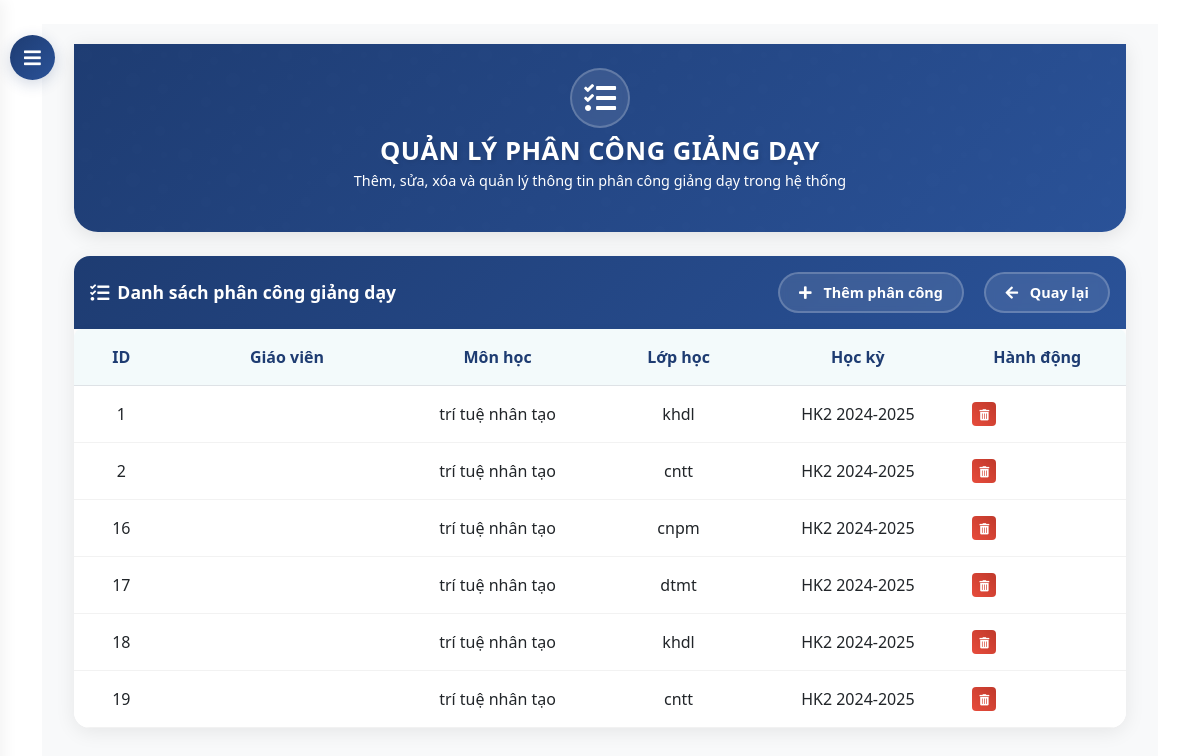
Page /dashboard/assignments/ (signed in) on the earlier database version.
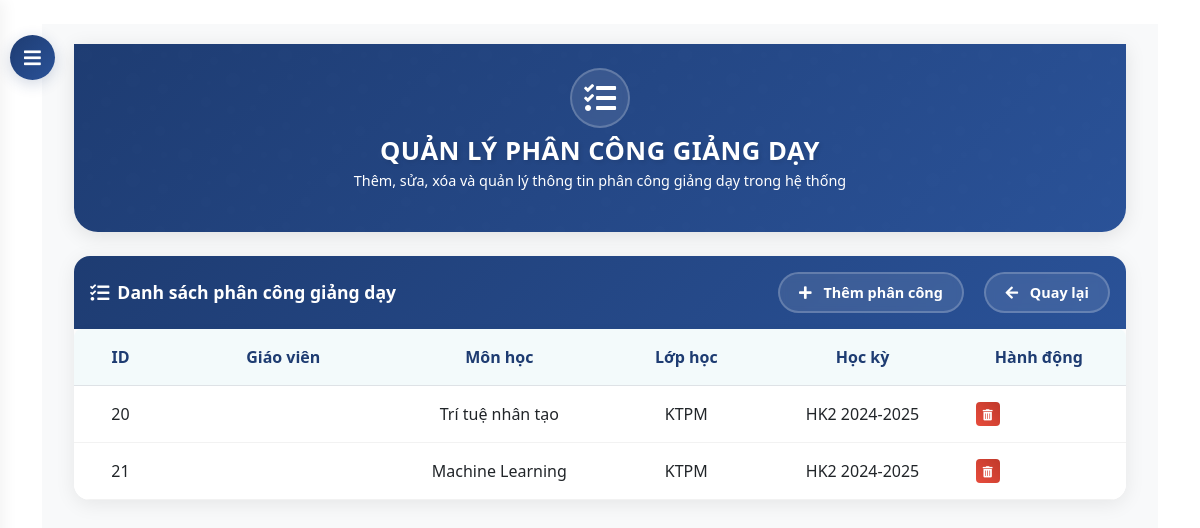
Same page on the later database version.
### core/models.py (models this page shows, shortened)
class TeacherAssignment(models.Model):
    teacher = models.ForeignKey(Teacher, on_delete=models.CASCADE)
    subject = models.ForeignKey(Subject, on_delete=models.CASCADE)
    classroom = models.ForeignKey(ClassRoom, on_delete=models.CASCADE)
    semester = models.ForeignKey(Semester, on_delete=models.CASCADE)
    class Meta:
        unique_together = ('teacher', 'subject', 'classroom', 'semester')

class Subject(models.Model):
    name = models.CharField(max_length=100)

class ClassRoom(models.Model):
    class_code = models.CharField(max_length=10)
    name = models.CharField(max_length=100)
    students = models.ManyToManyField('Student', related_name='classrooms')

class Semester(models.Model):
    name = models.CharField(max_length=50)  # e.g., "HK1 2022-2023"
    start_date = models.DateField()
    end_date = models.DateField()
    is_active = models.BooleanField(default=True)

### core/views.py (the view)
# urls.py: path('dashboard/assignments/', views.teacher_assignment_list, name='teacher_assignment_list'),
@login_required
@user_passes_test(is_admin)
def teacher_assignment_list(request):
    assignments = TeacherAssignment.objects.all()
    return render(request, 'core/admin/assignment_list.html', {'assignments': assignments})

### core/views.py (called while the page is built)
def is_admin(user):
    return user.is_superuser

### templates/core/admin/assignment_list.html (shortened to what this page needs)
{% extends 'base.html' %}
{% block content %}
<button id="sidebarCollapse">
    <i class="fas fa-bars"></i>
</button>
<div id="content">
    <div class="container-fluid">
        <div class="hero-section">
            <div class="container">
                <div class="row justify-content-center text-center">
                    <div class="col-md-8">
                        <div class="hero-icon">
                            <i class="fas fa-tasks"></i>
                        </div>
                        <h1 class="hero-title">QUẢN LÝ PHÂN CÔNG GIẢNG DẠY</h1>
                        <p class="hero-subtitle">Thêm, sửa, xóa và quản lý thông tin phân công giảng dạy trong hệ thống</p>
                    </div>
                </div>
            </div>
        </div>
        <div class="assignment-card">
            <div class="card-header d-flex justify-content-between align-items-center">
                <h4 class="mb-0">
                    <i class="fas fa-tasks"></i>
                    Danh sách phân công giảng dạy
                </h4>
                <div>
                    <a href="{% url 'teacher_assignment_create' %}" class="btn btn-add">
                        <i class="fas fa-plus"></i>
                        Thêm phân công
                    </a>
                    <a href="{% url 'admin_dashboard' %}" class="btn btn-back">
                        <i class="fas fa-arrow-left"></i>
                        Quay lại
                    </a>
                </div>
            </div>
            <div class="card-body">
                {% if assignments %}
                <div class="table-responsive">
                    <table class="table">
                        <thead>
                            <tr>
                                <th>ID</th>
                                <th>Giáo viên</th>
                                <th>Môn học</th>
                                <th>Lớp học</th>
                                <th>Học kỳ</th>
                                <th>Hành động</th>
                            </tr>
                        </thead>
                        <tbody>
                            {% for assignment in assignments %}
                            <tr id="assignment-{{ assignment.id }}">
                                <td>{{ assignment.id }}</td>
                                <td>{{ assignment.teacher.name }}</td>
                                <td>{{ assignment.subject.name }}</td>
                                <td>{{ assignment.classroom.name }}</td>
                                <td>{{ assignment.semester.name }}</td>
                                <td>
                                    <button class="btn btn-danger btn-sm d-flex align-items-center justify-content-center" onclick="deleteAssignment({{ assignment.id }})" title="Xóa">
                                        <i class="fas fa-trash-alt"></i>
                                    </button>
                                </td>
                            </tr>
                            {% endfor %}
                        </tbody>
                    </table>
                </div>
                {% else %}
                <div class="alert alert-info text-center">
                    <i class="fas fa-info-circle me-2"></i>Chưa có phân công giảng dạy nào trong hệ thống.
                </div>
                {% endif %}
            </div>
        </div>
    </div>
</div>
{% endblock %}

Differences in the rows shown:
removed TeacherAssignment: id "1", subject.name "trí tuệ nhân tạo", classroom.name "khdl", semester.name "HK2 2024-2025"
removed TeacherAssignment: id "2", subject.name "trí tuệ nhân tạo", classroom.name "cntt", semester.name "HK2 2024-2025"
removed TeacherAssignment: id "16", subject.name "trí tuệ nhân tạo", classroom.name "cnpm", semester.name "HK2 2024-2025"
removed TeacherAssignment: id "17", subject.name "trí tuệ nhân tạo", classroom.name "dtmt", semester.name "HK2 2024-2025"
removed TeacherAssignment: id "18", subject.name "trí tuệ nhân tạo", classroom.name "khdl", semester.name "HK2 2024-2025"
removed TeacherAssignment: id "19", subject.name "trí tuệ nhân tạo", classroom.name "cntt", semester.name "HK2 2024-2025"
added TeacherAssignment: id "20", subject.name "Trí tuệ nhân tạo", classroom.name "KTPM", semester.name "HK2 2024-2025"
added TeacherAssignment: id "21", subject.name "Machine Learning", classroom.name "KTPM", semester.name "HK2 2024-2025"
